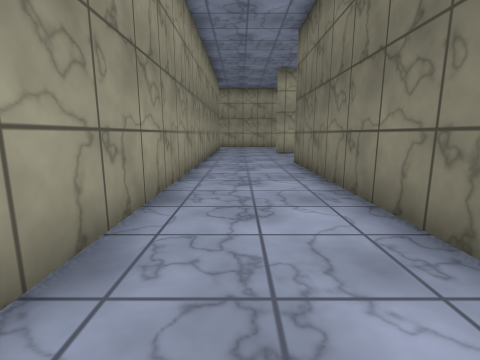
view 1 (above)

21 first-person views from a walk through a 3-D level made in the Unity game engine. The camera is 1.2 m above the floor, tilts 10° down and sees 85° across. The floor is counted in squares, 1 m on a side. Each view is taken from the middle of a square. On the plan, view 1 faces up. The plan holds only what a view shows up to about 12 squares ahead; the rest is blank. The place goes on beyond the plan. The player character is not drawn. Surface patterns are stand-ins for the level's own textures.

view 2
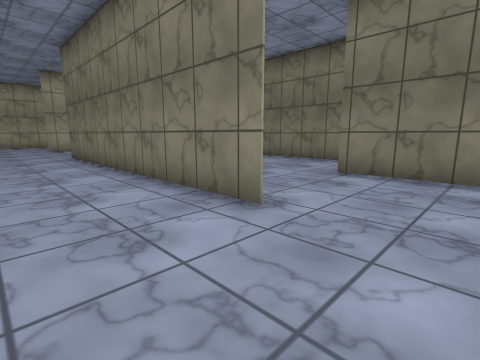

view 3
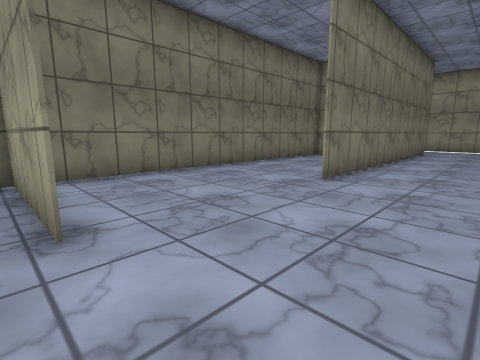

view 4
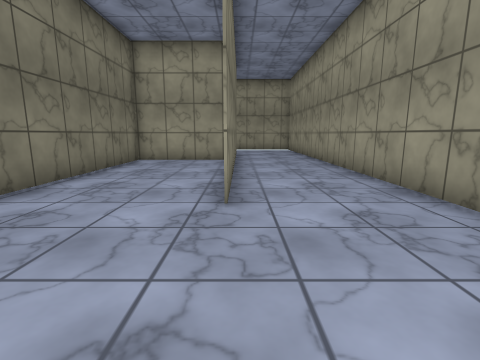

view 5
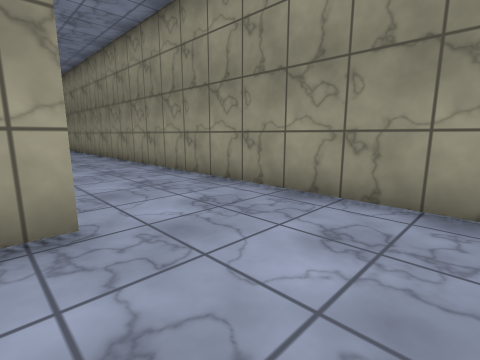

view 6
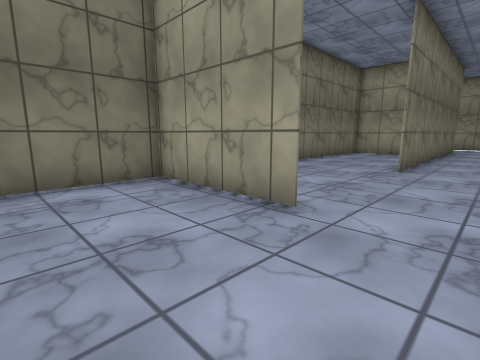

view 7
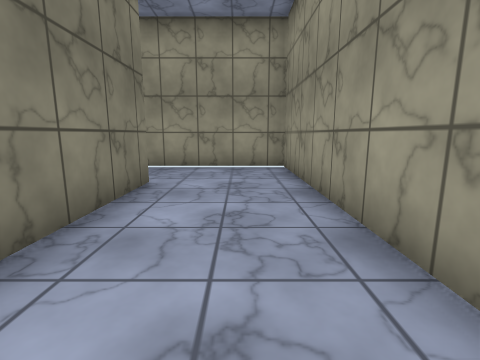

view 8
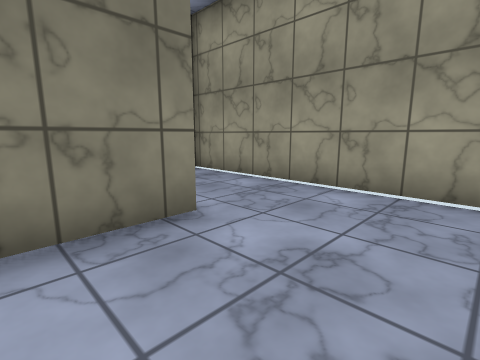

view 9
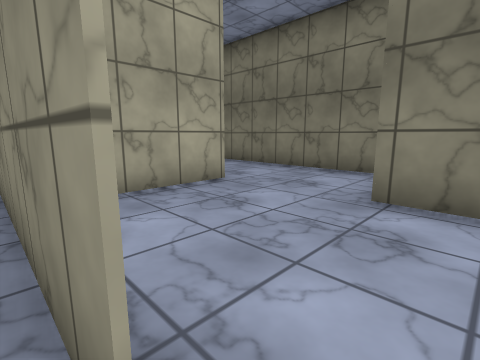

view 10
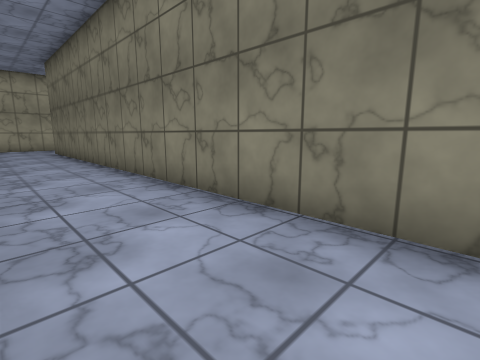

view 11
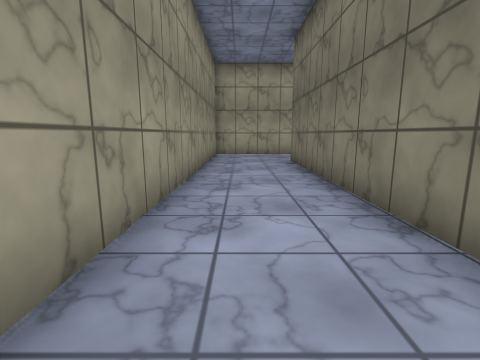

view 12
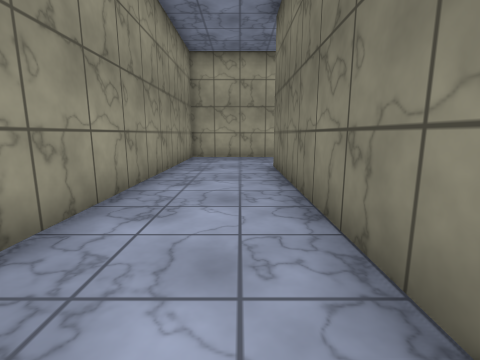

view 13
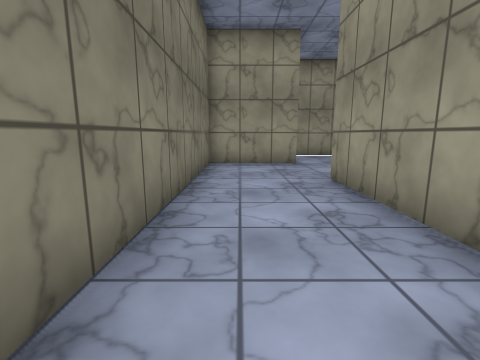

view 14
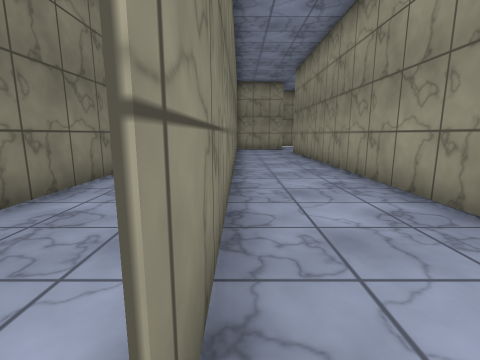

view 15
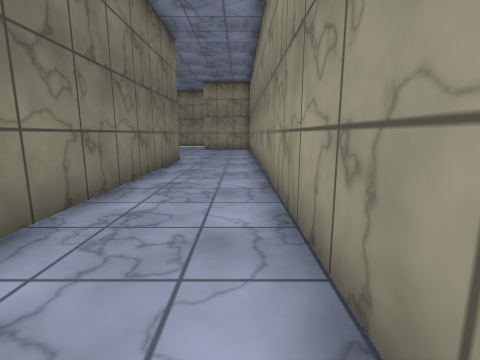

view 16
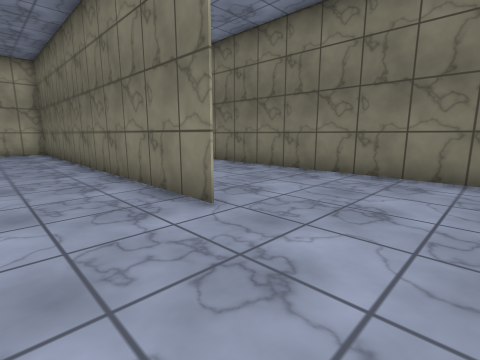

view 17
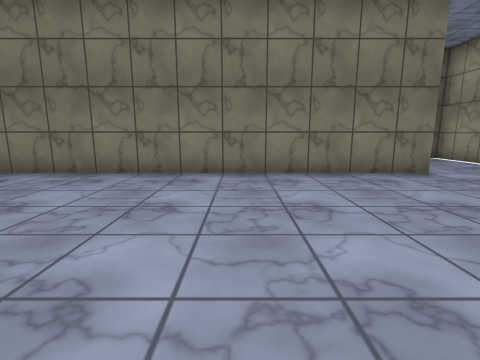

view 18
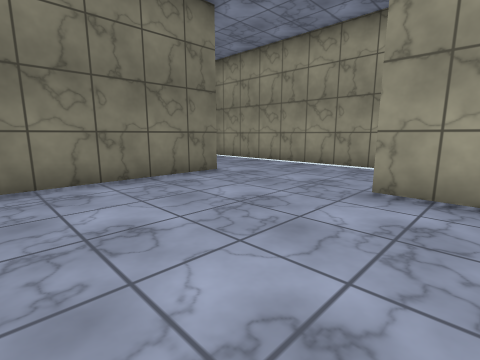

view 19
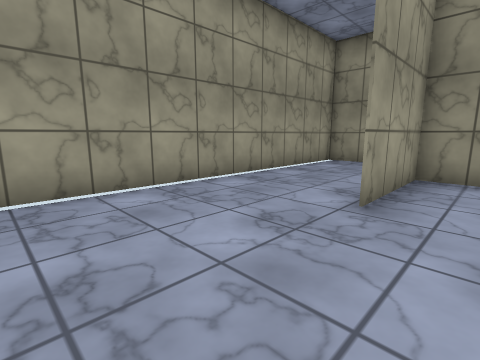

view 20
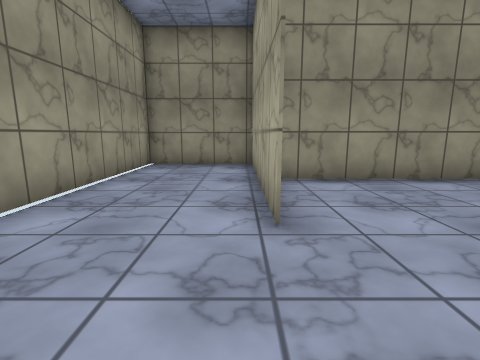

view 21
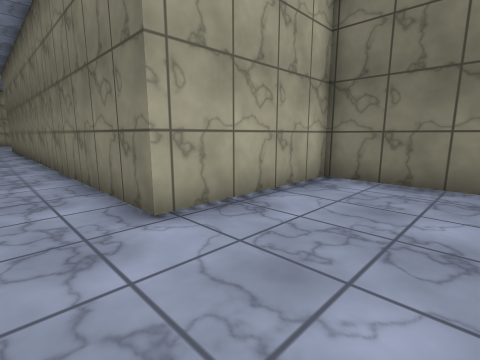

### Floor plan
Points are (right, up) in squares from view 1. A wall is a line through its corners. A room is listed if a view was taken in it or the views show most of it. See-through windows are left out.
Room 1 (views 1, 2, 3, 4, 5, 6, 7, 8, 9)
walls: (2.6, 3.2) (6.6, 3.2) (3.8, 3.2); (6.6, 3.2) (6.6, 19.9); (2.1, 16.5) (6.6, 16.5); (2.2, -1.4) (2.2, 10.8); (-1.6, 20) (-1.6, -4.5) (6.9, -4.5); (6.8, -4.6) (6.8, -0.5)
ways out: opening at (7, 1.5) to room 2
Room 2 (views 10, 11, 12, 13, 14)
walls: (6.8, -0.5) (9.9, -0.5); (6.6, 20.5) (6.6, 3.2); (10.2, -0.5) (10.2, 19.5)
ways out: opening at (7, 1.5) to room 1; opening at (10, 20) to room 3
Room 3 (views 15, 16, 17, 18, 19, 20, 21)
walls: (13.7, 8.3) (13.7, 19.6); (10.3, 5.3) (10.3, -0.5); (13.8, -0.6) (6.8, -0.6) (6.8, -4.6); (9.9, -0.5) (13.8, -0.5); (21.4, -4.5) (23.3, -4.5); (23.7, -3.9) (23.7, -0.6) (18.7, -0.6) (18.7, 14.5); (6.9, -4.5) (19.9, -4.5); (10.3, 19.4) (10.3, 7.8)
ways out: opening at (10, 20) to room 2

Positions as (right, up) in squares from view 1, and headings:
1: (0, 0), facing up
2: (-1, -4), facing up-right
3: (-1, 17), facing down-right
4: (2, 15), facing down
5: (3, 20), facing down-left
6: (0, 20), facing down-right
7: (0, 5), facing down
8: (-1, 1), facing down-right
9: (2, -2), facing up-right
10: (7, 1), facing up-right
11: (8, 8), facing up
12: (9, 10), facing up
13: (9, 10), facing down
14: (10, 20), facing down
15: (11, 20), facing down
16: (11, 5), facing up-right
17: (11, 5), facing right
18: (12, 5), facing down-right
19: (18, 1), facing down-left
20: (17, -1), facing left
21: (17, -4), facing up-right
